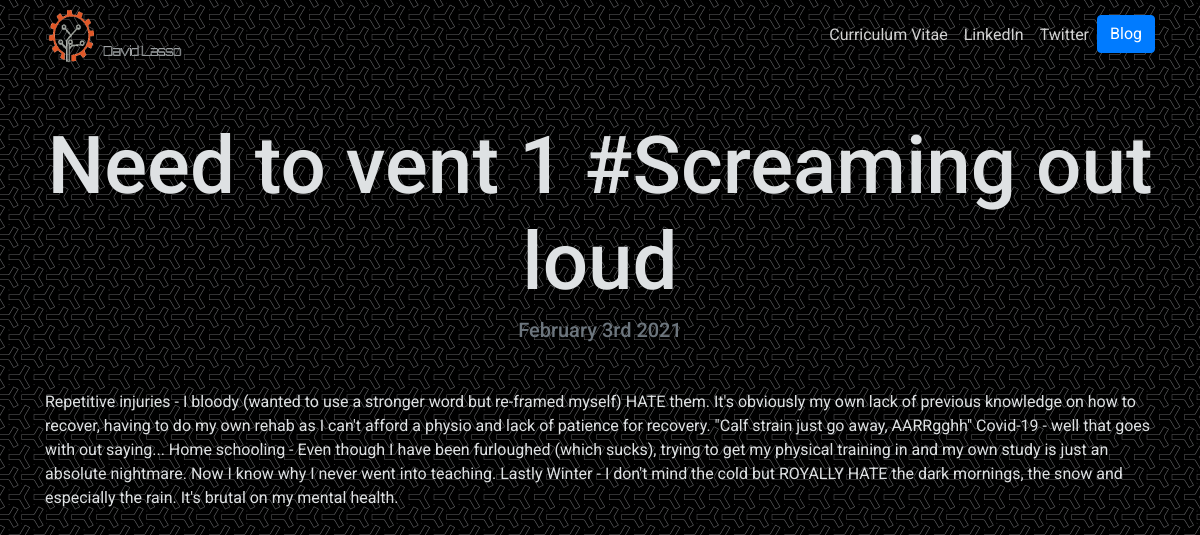
Page /blog/7/ on the committed database.
### blog/models.py (models this page shows, shortened)
class Blog(models.Model):
	title = models.CharField(max_length=200)
	description = models.TextField()
	date = models.DateField()

### blog/views.py (the view)
# urls.py: path('<int:blog_id>/', views.detail, name='detail'),
def detail(request, blog_id):
	blog = get_object_or_404(Blog, pk=blog_id)
	return render(request, 'blog/detail.html', {'blog':blog})

### blog/templates/blog/detail.html
{% extends 'wsite/base.html' %}
{% block content %}
<h1 class="text-center mt-5" id="blogdetailtitle">{{ blog.title }}</h1>
<h5 class="text-center text-muted mb-5">{{ blog.date|date:'F jS Y' }}</h5>
{{ blog.description|safe }}
{% endblock %}

### wsite/static/wsite/custom.css (style rules this page uses)
body { font-family: 'Roboto', sans-serif; color: rgba(222,225,227,3); background-image: url("y-so-serious.png"); }
@media (min-width: 992px) { #blogdetailtitle { font-size: 5rem; } }

### rows in the picture
Blog: title "Need to vent 1 #Screaming out loud", date "February 3rd 2021", description "Repetitive injuries - I bloody (wanted to use a stronger word but re-framed myself) HATE them. It's obviously my own lack of previous knowledge on how to recover, having to do my own rehab as I can't afford a physio and lack of patience for recovery. \"Calf strain just go away, AARRgghh\" Covid-19 - well that goes with out saying... Home schooling - Even though I have been furloughed (which sucks), trying to get my physical training in and my own study is just an absolute nightmare. Now I know why I never went into teaching. Lastly Winter - I don't mind the cold but ROYALLY HATE the dark mornings, the snow and especially the rain. It's brutal on my mental health."
